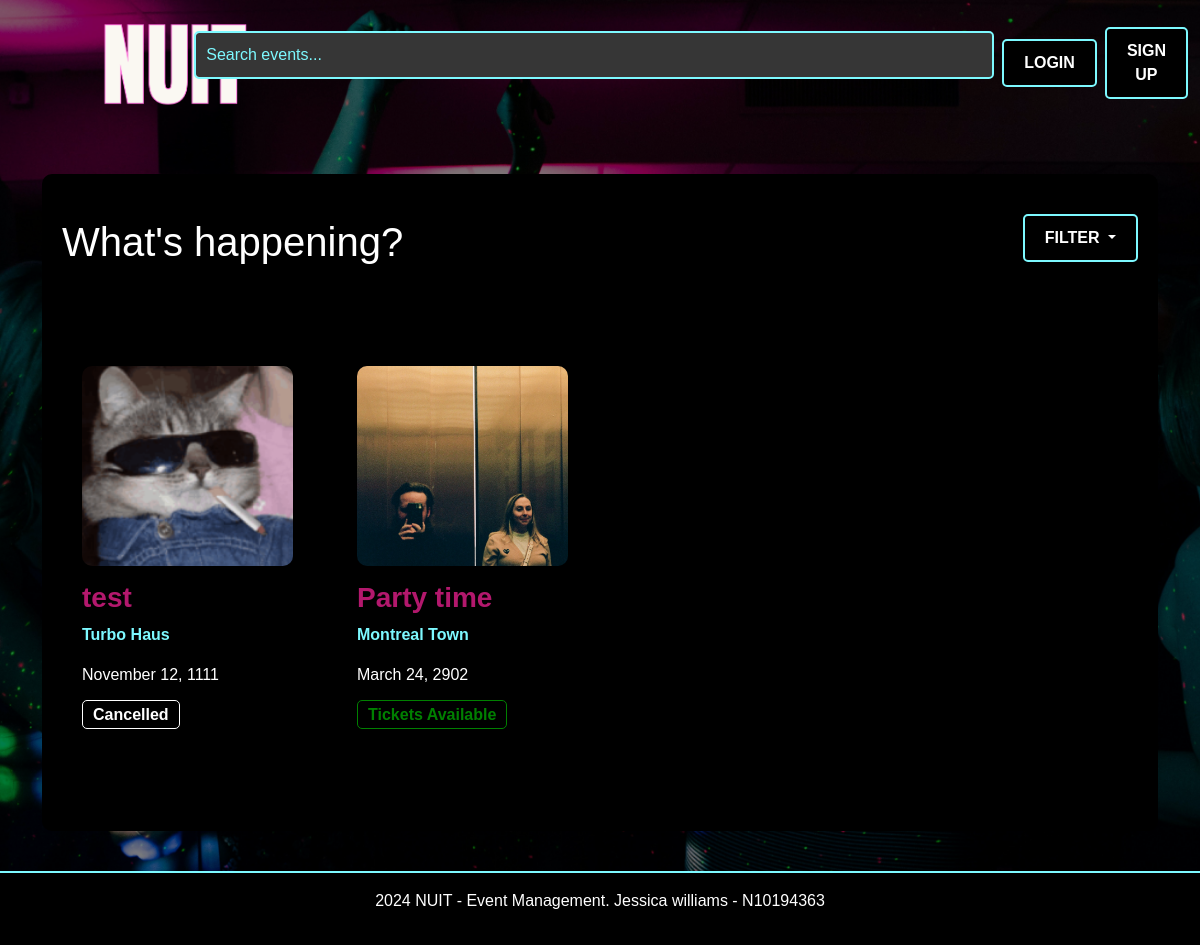
Before: / with the older database file.
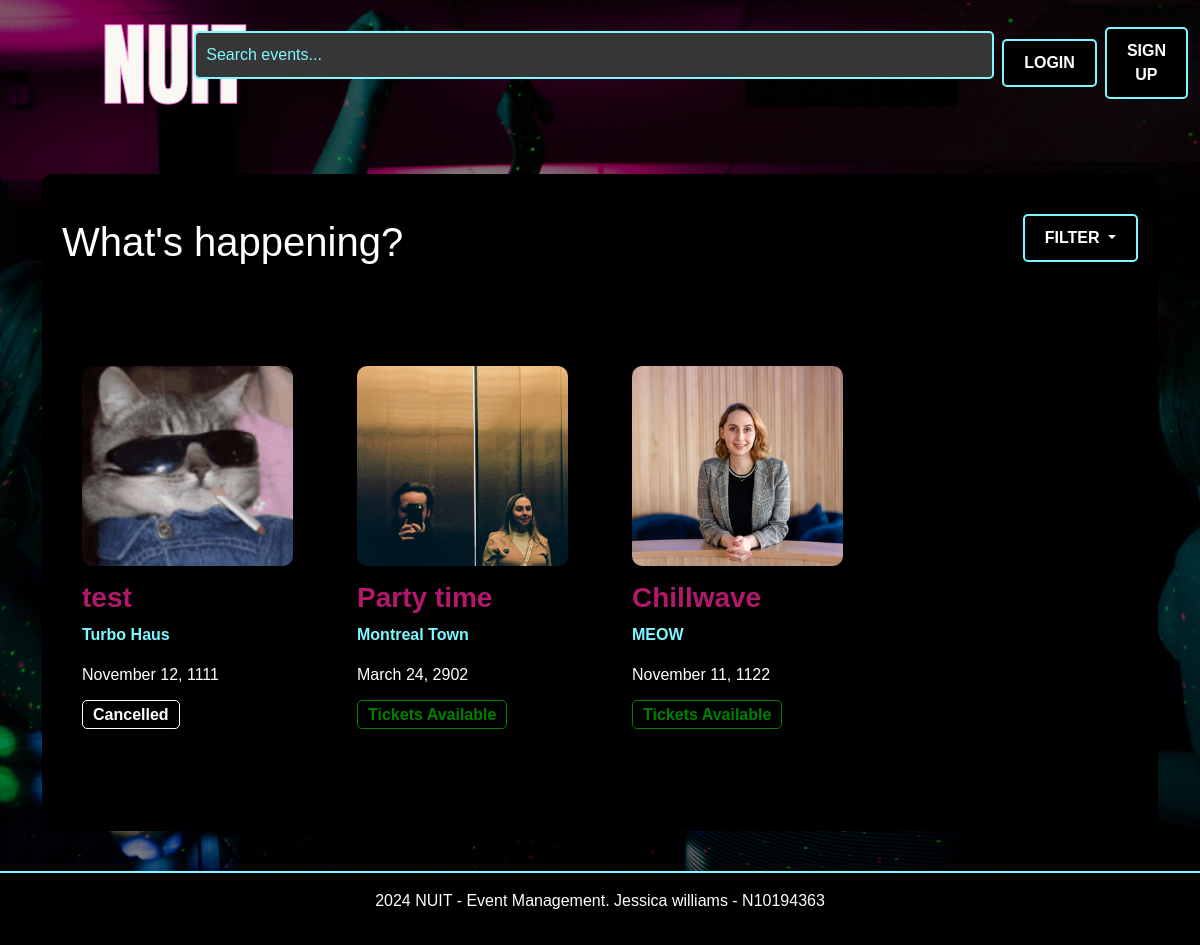
After: the same page with the newer database file.
### website/models.py (models this page shows)
class Event(db.Model):
    id = db.Column(db.Integer, primary_key=True)
    name = db.Column(db.String(100), nullable=False)
    location = db.Column(db.String(100), nullable=False)
    date = db.Column(db.DateTime, nullable=False)
    description = db.Column(db.Text, nullable=True)
    available_tickets = db.Column(db.Integer, nullable=False)
    categories = db.Column(db.String(200), nullable=False)
    status = db.Column(db.String(200), default="Tickets available", nullable=False)
    image = db.Column(db.String(100), nullable=True)
    creator_id = db.Column(db.Integer, db.ForeignKey('user.id'), nullable=False)
    comments = db.relationship('Comment', backref='event', lazy=True)
    bookings = db.relationship('Booking', backref='event', lazy=True)

### website/views.py (the view)
@main_bp.route('/')
def index():
    register_form = RegistrationForm ()
    login_form = LoginForm()
    selected_categories = request.args.getlist('categories')
    search_query = request.args.get('search')
    events_query = Event.query
    if search_query:
        events_query = events_query.filter(
            (Event.name.ilike(f'%{search_query}%')) |
            (Event.description.ilike(f'%{search_query}%'))
        )
    if selected_categories:
        events_query = events_query.filter(Event.categories.in_(selected_categories)).all()
    events = events_query.all()
    return render_template('index.html', register_form=register_form, login_form=login_form, events=events)

### website/forms.py
class RegistrationForm (FlaskForm):
    first_name = StringField("First Name", validators=[InputRequired()])
    last_name = StringField("Last Name", validators=[InputRequired()])
    email = StringField("Email", validators=[InputRequired(), Email()])
    password = PasswordField("Password", validators=[InputRequired()])
    contact_number = StringField("Contact Number", validators=[
        InputRequired(),
        Length(min=10, max=15)
    ])
    street_address = StringField("Street Address", validators=[InputRequired()])
    submit = SubmitField("Register")

class LoginForm(FlaskForm):
    email = StringField("Email", validators=[InputRequired(), Email()])
    password = PasswordField("Password", validators=[InputRequired()])
    submit = SubmitField("Login")

### website/templates/index.html (shortened to what this page needs)
{% extends "base.html" %} {% from "bootstrap5/form.html" import render_form %}
{% block content %}
<div class="container mt-5">
    <div class="section-background">
      <div class="d-flex justify-content-between align-items-center">
        <h1>What's happening?</h1>
            <div class="dropdown">
              <form method="GET" action="{{ url_for('main.index') }}">
                <button
                  class="btn btn-secondary dropdown-toggle"
                  type="button"
                  id="filterDropdown"
                  data-bs-toggle="dropdown"
                  aria-expanded="false"
                >
                  Filter
                </button>
              </form>
        </div>
      </div>
        <div class="row mt-5">
          {% for event in events %}
          <div class="col-lg-3 col-md-6 col-sm-12 mb-4">
            <div class="event-card">
              <a href="{{ url_for('main.event_details', event_id=event.id) }}">
                <img
                  src="{{ url_for('static', filename='img/' + event.image.replace('website/static/img', '')) }}"
                  class="img-fluid"
                  alt="{{ event.name }}"
                />
              </a>
              <h3>{{ event.name }}</h3>
              <p class="location">{{ event.location }}</p>
              <p>{{ event.date.strftime('%B %d, %Y') }}</p>
              {% if event.status == 'Sold Out' %}
              <span class="event-status status-sold-out">Sold Out</span>
              {% elif event.status == 'Tickets Available' %}
              <span class="event-status status-open">Tickets Available</span>
              {% elif event.status == 'Cancelled' %}
              <span class="event-status status-cancelled">Cancelled</span>
              {% elif event.status == 'Inactive' %}
              <span class="event-status status-inactive">Inactive</span>
              {% endif %}
            </div>
          </div>
          {% endfor %}
        </div>
      </div>
    </div>
  {% endblock %}

Changed rows visible on the page:
added Event: image (picture), name "Chillwave", location "MEOW", date "November 11, 1122", shows "Tickets Available"
